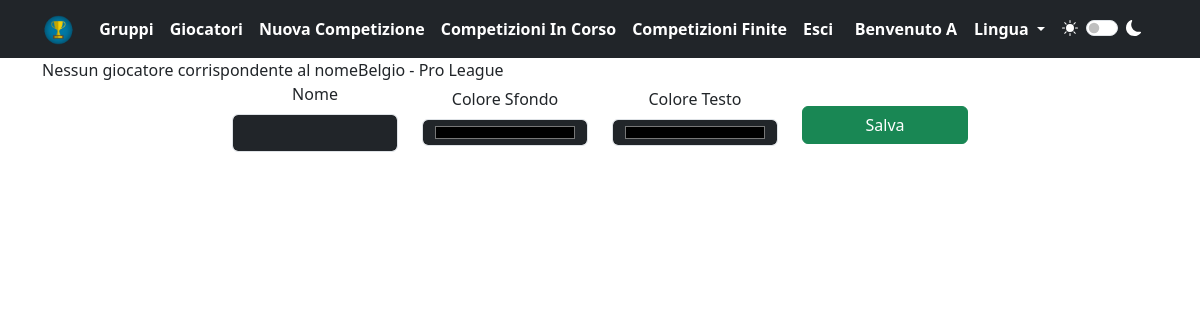
/index.php?page=azioni&name=modificagruppo&gruppo=Belgio - Pro League (signed in), run on an earlier commit of the app's database.
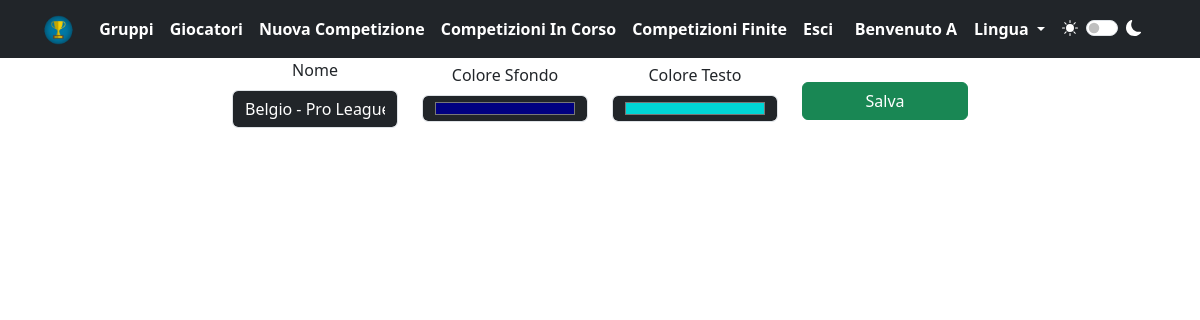
And on a later commit of the database.
### tables this page shows
CREATE TABLE IF NOT EXISTS `gruppi` (
  `utente` varchar(200) NOT NULL,
  `nome` varchar(200) NOT NULL,
  `colore1` varchar(200) NOT NULL,
  `colore2` varchar(200) NOT NULL,
  PRIMARY KEY (`utente`,`nome`),
  CONSTRAINT `gruppi_ibfk_1` FOREIGN KEY (`utente`) REFERENCES `users` (`username`) ON UPDATE CASCADE
);

### language/italiano.php (called while the page is built, shortened)
<?php
$VCM_query1_error = "Nessun giocatore corrispondente al nome";
$VCM_save = "Salva";
$VCM_name = "Nome";
$VCM_color1 = "Colore Sfondo";
$VCM_color2 = "Colore Testo";
?>

### azioni.php (the view, shortened to what this page needs)
<div class="container">
    <?php
    $user = $_SESSION['username'];
    ?>
    <?php
    if (isset($_GET['name']) && isset($_GET['gruppo'])) {
        $name = $_GET['name'];
        $gruppo = $_GET['gruppo'];
        if ($name == "modificagruppo") {
            $sql_select = "SELECT * FROM gruppi WHERE utente = ? AND nome = ?";
            $stmt_select = $conn->prepare($sql_select);
            $stmt_select->bind_param("ss", $user, $gruppo);
            $stmt_select->execute();
            $result_select = $stmt_select->get_result();
            if ($result_select->num_rows > 0) {
                $row = $result_select->fetch_assoc();
                $nome_gruppo = $row['nome'];
                $colore_primario = $row['colore1'];
                $colore_secondario = $row['colore2'];
            } else {
                echo $VCM_query1_error . $gruppo;
            }
        }
    ?>
        <form action="index.php?page=azioni&name=modificagruppo&user=<?php echo $user; ?>&gruppo=<?php echo urlencode($gruppo); ?>" method="post">
            <div class="row align-items-center justify-content-center">
                <div class="col-lg-2 text-center">
                    <div class="mb-3">
                        <label for="<?php echo $VCM_name; ?>" class="form-label"><?php echo $VCM_name; ?></label>
                        <input type="text" class="form-control" id="nome_gruppo" name="nome_gruppo" value="<?php echo htmlspecialchars($nome_gruppo); ?>" required>
                    </div>
                </div>
                <div class="col-lg-2 text-center">
                    <div class="mb-3">
                        <label for="<?php echo $VCM_color1; ?>" class="form-label"><?php echo $VCM_color1; ?></label>
                        <input type="color" class="form-control" id="colore_primario" name="colore_primario" value="<?php echo htmlspecialchars($colore_primario); ?>" required>
                    </div>
                </div>
                <div class="col-lg-2 text-center">
                    <div class="mb-3">
                        <label for="<?php echo $VCM_color2; ?>" class="form-label"><?php echo $VCM_color2; ?></label>
                        <input type="color" class="form-control" id="colore_secondario" name="colore_secondario" value="<?php echo htmlspecialchars($colore_secondario); ?>" required>
                    </div>
                </div>
                <div class="col-lg-2">
                    <button type="submit" class="btn btn-success w-100" name="submit_modifica"><?php echo $VCM_save; ?></button>
                </div>
            </div>
        </form>
        <?php
    }
        ?>
</div>

What changed in the data, as far as the page shows it:
added gruppi: nome_gruppo "Belgio - Pro League", colore_primario "#000080", colore_secondario "#00d5d5"
Also different on the page:
$VCM_query1_error: "Nessun giocatore corrispondente al nome" → (not shown)
$gruppo: "Belgio - Pro League" → (not shown)
form field colore_primario: "#000000" → (not shown)
form field colore_secondario: "#000000" → (not shown)
